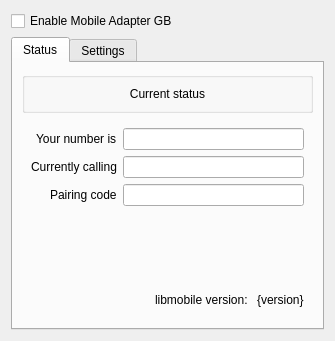
<?xml version="1.0" encoding="UTF-8"?>
<ui version="4.0">
 <class>QGBA::MobileAdapterView</class>
 <widget class="QDialog" name="QGBA::MobileAdapterView">
  <property name="windowTitle">
   <string>Mobile Game Boy Adapter</string>
  </property>
  <layout class="QVBoxLayout" name="verticalLayout">
   <item>
    <widget class="QCheckBox" name="enableAdapter">
     <property name="text">
      <string>Enable Mobile Adapter GB</string>
     </property>
    </widget>
   </item>
   <item>
    <widget class="QTabWidget" name="tabWidget">
     <property name="currentIndex">
      <number>0</number>
     </property>
     <widget class="QWidget" name="statusTab">
      <attribute name="title">
       <string>Status</string>
      </attribute>
      <layout class="QVBoxLayout" name="verticalLayout_statusTab">
       <item>
        <widget class="QGroupBox" name="statusBox">
         <layout class="QVBoxLayout" name="verticalLayout_statusBox">
          <item>
           <widget class="QLabel" name="statusText">
            <property name="text">
             <string>Current status</string>
            </property>
            <property name="alignment">
             <set>Qt::AlignCenter</set>
            </property>
           </widget>
          </item>
         </layout>
        </widget>
       </item>
       <item>
        <widget class="QWidget" name="numbersForm" native="true">
         <layout class="QFormLayout" name="formLayout_numbersForm">
          <property name="fieldGrowthPolicy">
           <enum>QFormLayout::ExpandingFieldsGrow</enum>
          </property>
          <property name="labelAlignment">
           <set>Qt::AlignRight|Qt::AlignTrailing|Qt::AlignVCenter</set>
          </property>
          <item row="0" column="0">
           <widget class="QLabel" name="label_userNumber">
            <property name="text">
             <string>Your number is</string>
            </property>
           </widget>
          </item>
          <item row="0" column="1">
           <widget class="QLineEdit" name="userNumber">
            <property name="readOnly">
             <bool>true</bool>
            </property>
           </widget>
          </item>
          <item row="1" column="0">
           <widget class="QLabel" name="label_peerNumber">
            <property name="text">
             <string>Currently calling</string>
            </property>
           </widget>
          </item>
          <item row="1" column="1">
           <widget class="QLineEdit" name="peerNumber">
            <property name="readOnly">
             <bool>true</bool>
            </property>
           </widget>
          </item>
          <item row="2" column="0">
           <widget class="QLabel" name="label_pairingCode">
            <property name="text">
             <string>Pairing code</string>
            </property>
           </widget>
          </item>
          <item row="2" column="1">
           <widget class="QLineEdit" name="pairingCode">
            <property name="toolTip">
             <string>Identifies this computer in the account's device list</string>
            </property>
            <property name="readOnly">
             <bool>true</bool>
            </property>
           </widget>
          </item>
         </layout>
        </widget>
       </item>
       <item>
        <spacer name="verticalSpacer_statusTab">
         <property name="orientation">
          <enum>Qt::Vertical</enum>
         </property>
         <property name="sizeHint" stdset="0">
          <size>
           <width>20</width>
           <height>40</height>
          </size>
         </property>
        </spacer>
       </item>
       <item>
        <widget class="QWidget" name="versionWidget" native="true">
         <layout class="QHBoxLayout" name="horizontalLayout_versionWidget">
          <item>
           <spacer name="horizontalSpacer_versionWidget">
            <property name="orientation">
             <enum>Qt::Horizontal</enum>
            </property>
            <property name="sizeHint" stdset="0">
             <size>
              <width>40</width>
              <height>20</height>
             </size>
            </property>
           </spacer>
          </item>
          <item>
           <widget class="QLabel" name="label_versionText">
            <property name="text">
             <string>libmobile version: </string>
            </property>
           </widget>
          </item>
          <item>
           <widget class="QLabel" name="versionText">
            <property name="text">
             <string>{version}</string>
            </property>
           </widget>
          </item>
         </layout>
        </widget>
       </item>
      </layout>
     </widget>
     <widget class="QWidget" name="settingsTab">
      <attribute name="title">
       <string>Settings</string>
      </attribute>
      <layout class="QFormLayout" name="formLayout_settingsTab">
       <property name="fieldGrowthPolicy">
        <enum>QFormLayout::ExpandingFieldsGrow</enum>
       </property>
       <property name="labelAlignment">
        <set>Qt::AlignRight|Qt::AlignTrailing|Qt::AlignVCenter</set>
       </property>
       <item row="0" column="0">
        <widget class="QLabel" name="label_setType">
         <property name="text">
          <string>Adapter type:</string>
         </property>
        </widget>
       </item>
       <item row="0" column="1">
        <widget class="QComboBox" name="setType">
         <item>
          <property name="text">
           <string>Blue (PDC)</string>
          </property>
         </item>
         <item>
          <property name="text">
           <string>Yellow (cdmaOne)</string>
          </property>
         </item>
         <item>
          <property name="text">
           <string>Green (PHS-NTT, unreleased)</string>
          </property>
         </item>
         <item>
          <property name="text">
           <string>Red (DDI)</string>
          </property>
         </item>
         <item>
          <property name="text">
           <string>Purple (unreleased)</string>
          </property>
         </item>
         <item>
          <property name="text">
           <string>Black (unreleased)</string>
          </property>
         </item>
         <item>
          <property name="text">
           <string>Pink (unreleased)</string>
          </property>
         </item>
         <item>
          <property name="text">
           <string>Grey (unreleased)</string>
          </property>
         </item>
        </widget>
       </item>
       <item row="1" column="1">
        <widget class="QCheckBox" name="setUnmetered">
         <property name="text">
          <string>Unmetered</string>
         </property>
        </widget>
       </item>
       <item row="2" column="1">
        <widget class="QLineEdit" name="setDns1"/>
       </item>
       <item row="2" column="0">
        <widget class="QLabel" name="label_setDns1">
         <property name="text">
          <string>Primary DNS:</string>
         </property>
        </widget>
       </item>
       <item row="3" column="1">
        <widget class="QLineEdit" name="setDns2"/>
       </item>
       <item row="3" column="0">
        <widget class="QLabel" name="label_setDns2">
         <property name="text">
          <string>Secondary DNS:</string>
         </property>
        </widget>
       </item>
       <item row="4" column="1">
        <widget class="QSpinBox" name="setPort">
         <property name="maximum">
          <number>65535</number>
         </property>
         <property name="value">
          <number>1027</number>
         </property>
        </widget>
       </item>
       <item row="4" column="0">
        <widget class="QLabel" name="label_setPort">
         <property name="text">
          <string>P2P port:</string>
         </property>
        </widget>
       </item>
       <item row="5" column="1">
        <widget class="QLineEdit" name="setRelay"/>
       </item>
       <item row="5" column="0">
        <widget class="QLabel" name="label_setRelay">
         <property name="text">
          <string>Relay server:</string>
         </property>
        </widget>
       </item>
       <item row="6" column="1">
        <widget class="QLineEdit" name="setToken">
         <property name="maxLength">
          <number>32</number>
         </property>
         <property name="echoMode">
          <enum>QLineEdit::Password</enum>
         </property>
        </widget>
       </item>
       <item row="6" column="0">
        <widget class="QLabel" name="label_setToken">
         <property name="text">
          <string>Relay token:</string>
         </property>
        </widget>
       </item>
       <item row="7" column="1">
        <widget class="QPushButton" name="copyToken">
         <property name="text">
          <string>Copy relay token</string>
         </property>
        </widget>
       </item>
       <item row="8" column="1">
        <widget class="QPushButton" name="importConfig">
         <property name="text">
          <string>Load config file...</string>
         </property>
        </widget>
       </item>
      </layout>
     </widget>
    </widget>
   </item>
  </layout>
 </widget>
 <resources/>
 <connections/>
</ui>
